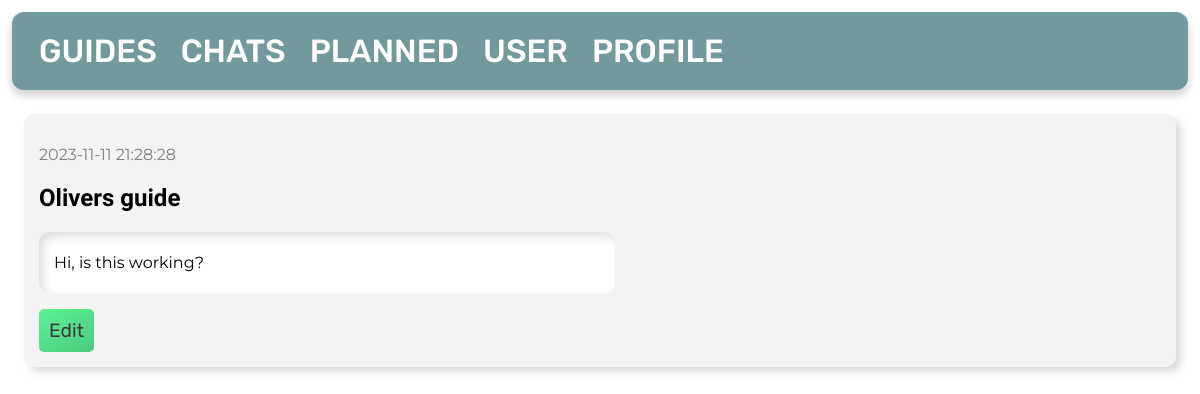
Before: /my-guides/ with the older database file.
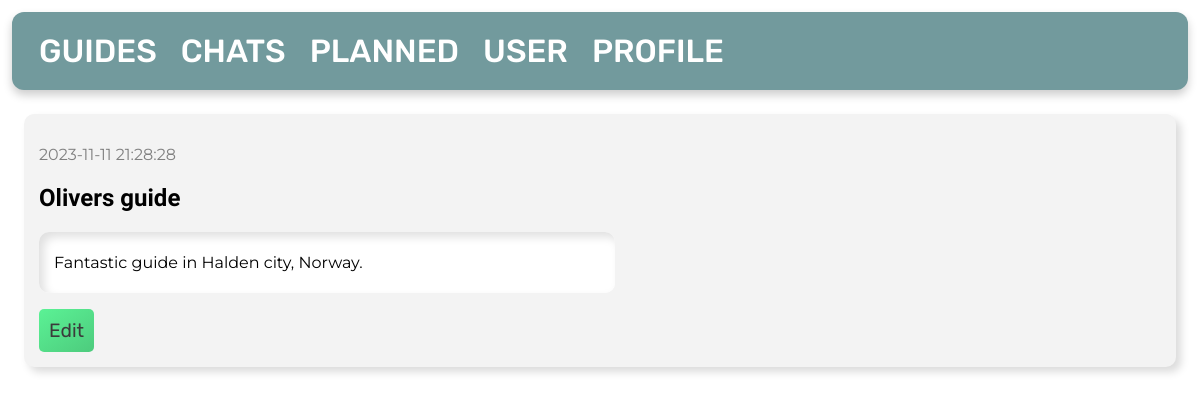
After: the same page with the newer database file.
### tables this page shows
CREATE TABLE posts
(
    id       INTEGER PRIMARY KEY AUTOINCREMENT,
    byUser   INTEGER,
    created  TIMESTAMP NOT NULL DEFAULT CURRENT_TIMESTAMP,
    title    TEXT      NOT NULL,
    content  TEXT      NOT NULL,
    country  TEXT      NOT NULL,
    city     TEXT      NOT NULL,
    language TEXT,
    price    INTEGER   NOT NULL,
    type     TEXT,
    FOREIGN KEY (byUser) REFERENCES user (id)
);

### app.py (the view)
@app.route('/my-guides/')
def guides():
    global user_id
    db = get_db_connection()
    posts = db.execute('SELECT * FROM posts, user WHERE byUser = ? AND user.id = posts.byUser ORDER BY posts.id DESC',
                       (user_id,)).fetchall()
    db.close()
    return render_template('my-guides.html', posts=posts)

### app.py (called while the page is built)
def get_db_connection():
    db = sqlite3.connect('database.db')
    db.row_factory = sqlite3.Row
    return db

### templates/my-guides.html
{% extends 'base.html' %}
{% block content %}
    {% for post in posts %}
        <div class='post'>
            <p id="date">{{ post['created'] }}</p>
            <h2>{{ post['title'] }}</h2>
            <div id="textsec">
                <p>{{ post['content'] }}</p>
            </div>
            <a href="{{ url_for('edit', id=post['id']) }}">Edit</a>
        </div>
    {% endfor %}
{% endblock %}

Changed rows visible on the page:
changed posts "Olivers guide": content "Hi, is this working?" → "Fantastic guide in Halden city, Norway."
